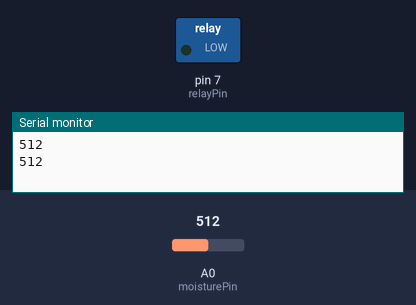
Simulated run of this sketch. Board: Arduino Uno, built with avr-gcc and run on an emulated ATmega328P. Parts: switched loads named in the sketch (green lamp = pin HIGH), the last lines printed to the serial monitor. Inputs (shaded band) come from the test bench; at power-on: A0 (moisturePin) = 512.

Above: at 1.8 s.
1.9 s: A0 (moisturePin) set to 488
At 2.6 s:
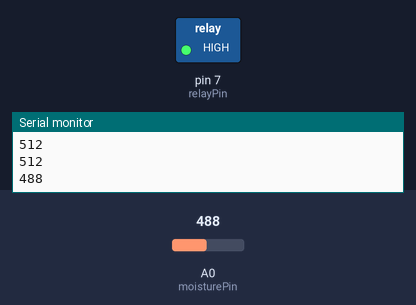
3.5 s: A0 (moisturePin) set to 510
At 5.2 s:
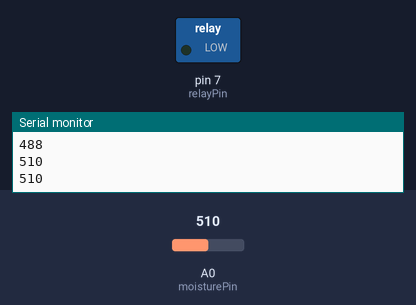
5.5 s: A0 (moisturePin) set to 490
At 6.9 s:
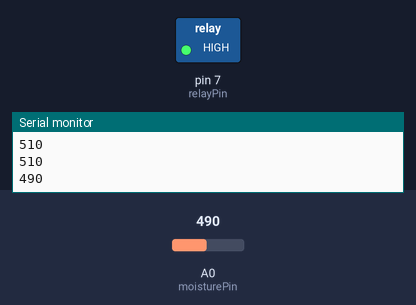
Timing chart, 0 to 8.5 s (numbered marks = the images above; inputs shaded):
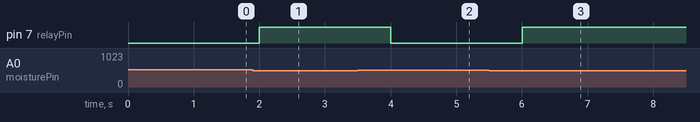

The sketch:

automatic_pumping.ino
```cpp
const int moisturePin = A0;
const int relayPin = 7;

int moistureValue = 0;
int threshold = 500;   // adjust after testing

void setup() {
  Serial.begin(9600);
  pinMode(relayPin, OUTPUT);
  digitalWrite(relayPin, HIGH); // relay OFF initially
}

void loop() {
  moistureValue = analogRead(moisturePin);
  Serial.println(moistureValue);

  if (moistureValue > threshold) {
    // soil dry -> pump ON
    digitalWrite(relayPin, LOW);
  } else {
    // soil wet -> pump OFF
    digitalWrite(relayPin, HIGH);
  }

  delay(1000);
}
```

Measured:
- the behaviour switches between 501 and 500 on A0 (moisturePin) (found by bisection; images 0 and 1)
- after the input at 1.9 s, pin 7 (relayPin): LOW → HIGH after 0.10 s
- after the input at 3.5 s, pin 7 (relayPin): HIGH → LOW after 0.50 s
- after the input at 5.5 s, pin 7 (relayPin): LOW → HIGH after 0.50 s
